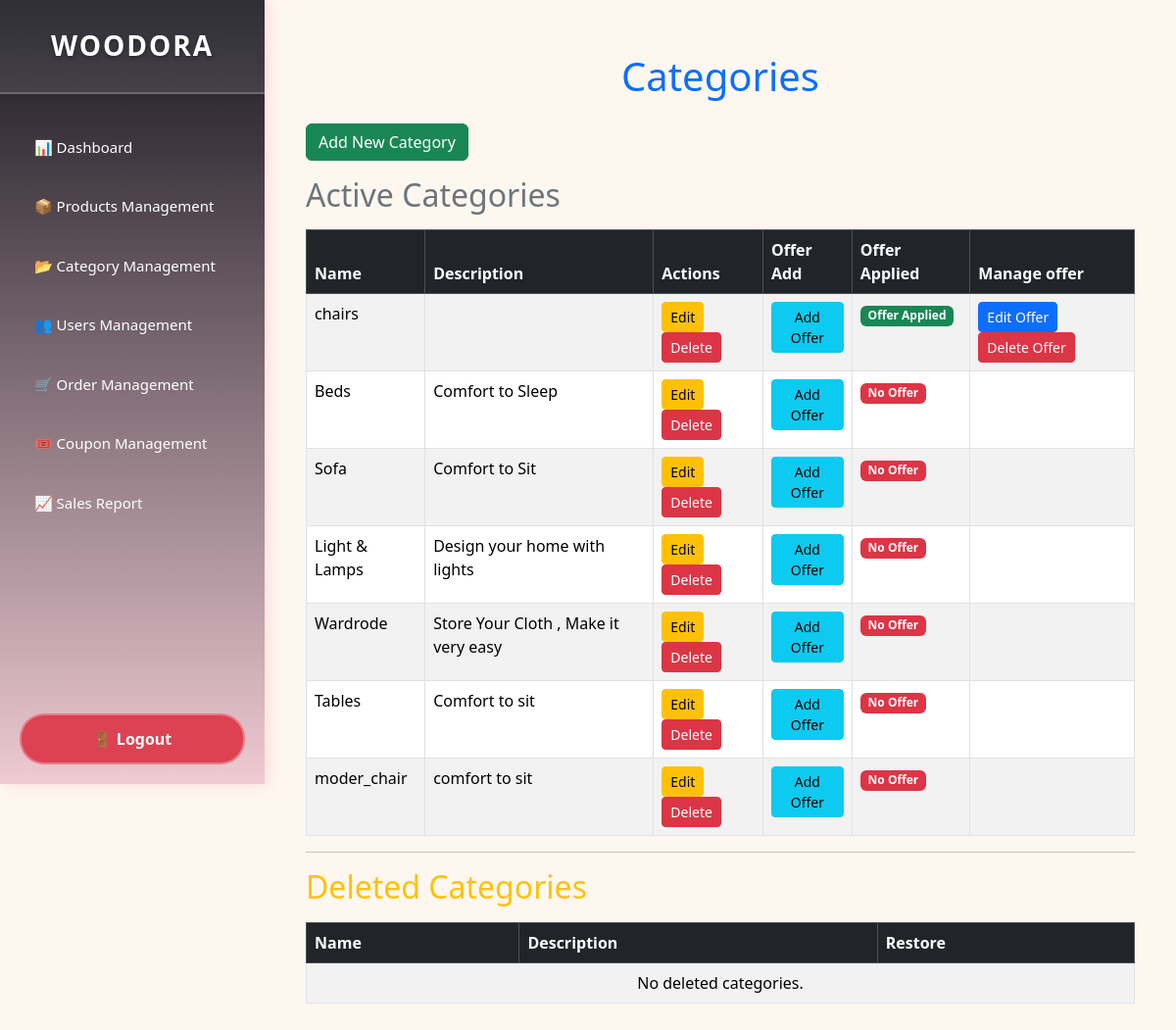
Page /products/categories/ on the committed database.
### products/models.py (models this page shows, shortened)
class Category(models.Model):
    name = models.CharField(max_length=100, verbose_name="Category Name", blank=True, null=True)
    description = models.TextField(verbose_name="Category Description", blank=True, null=True)
    is_active = models.BooleanField(default=True)

### products/views.py (the view)
# urls.py: path('categories/', views.category_list, name='category_list'),
def category_list(request):
    categories = Category.objects.filter(is_active=True)
    return render(request, 'custom_Admin/category_list.html', {'categories': categories})

### home/context_processors.py (called while the page is built)
def breadcrumbs(request):
    path_parts = request.path.strip('/').split('/')
    breadcrumbs = [{'title': 'Home', 'url': '/'}]
    if not path_parts or path_parts == ['']:
        return {'breadcrumbs': breadcrumbs}
    url = ''
    for i, part in enumerate(path_parts):
        url += f'/{part}'
        title = part.replace('-', ' ').title()
        if path_parts[0] == 'products' and path_parts[1] == 'products_details' and part.isdigit():
            try:
                product = Product.objects.get(id=part)
                title = product.name
            except Product.DoesNotExist:
                title = 'Product Not Found'
        breadcrumbs.append({'title': title, 'url': url})
    return {'breadcrumbs': breadcrumbs}

### products/context_processors.py (called while the page is built)
def cart_item_count(request):
    count = 0
    if request.user.is_authenticated:
        try:
            cart = Cart.objects.get(user=request.user)
            count = CartItem.objects.filter(cart=cart).count()
        except Cart.DoesNotExist:
            count = 0
    return {'cart_count': count}

### templates/custom_admin/category_list.html (shortened to what this page needs)
{% extends 'custom_admin/index.html' %}
{% load static %}
{% block content %}
<div class="container mt-4">
    <h1 class="text-center text-primary mb-4">Categories</h1>
    <a href="{% url 'custom_admin:add_category' %}" class="btn btn-success mb-3">Add New Category</a>
    <h2 class="text-secondary mb-3">Active Categories</h2>
    <table class="table table-striped table-bordered">
        <thead class="table-dark">
            <tr>
                <th>Name</th>
                <th>Description</th>
                <th>Actions</th>
                <th>Offer Add</th>
                <th>Offer Applied</th>
                <th>Manage offer</th>
            </tr>
        </thead>
        <tbody>
            {% for category in categories %}
            <tr>
                <td>{{ category.name }}</td>
                <td>{{ category.description }}</td>
                <td>
                    <a href="{% url 'custom_admin:edit_category' category.id %}" class="btn btn-warning btn-sm">Edit</a>
                    <a href="{% url 'custom_admin:delete_category' category.id %}" class="btn btn-danger btn-sm">Delete</a>
                </td>
                <td>
                    <a href="{% url 'custom_admin:add_category_offer' category.id %}" class="btn btn-info btn-sm">Add Offer</a>
                </td>
                <td>
                    {% if category.categoryoffer_set.exists %}
                        <span class="badge bg-success">Offer Applied</span>
                    {% else %}
                        <span class="badge bg-danger">No Offer</span>
                    {% endif %}
                </td>
                <td>
                    {% if category.categoryoffer_set.exists %}
                        <a href="{% url 'custom_admin:edit_category_offer' category.categoryoffer_set.first.id %}" class="btn btn-primary btn-sm">Edit Offer</a>
                        <a href="{% url 'custom_admin:delete_category_offer' category.categoryoffer_set.first.id %}" class="btn btn-danger btn-sm">Delete Offer</a>
                    {% endif %}
                </td>
            </tr>
            {% empty %}
            <tr>
                <td colspan="6" class="text-center">No active categories available.</td>
            </tr>
            {% endfor %}
        </tbody>
    </table>
    <hr>
    <h2 class="text-warning mb-3">Deleted Categories</h2>
    <table class="table table-striped table-bordered">
        <thead class="table-dark">
            <tr>
                <th>Name</th>
                <th>Description</th>
                <th>Restore</th>
            </tr>
        </thead>
        <tbody>
            {% for category in inactive_categories %}
            <tr>
                <td>{{ category.name }}</td>
                <td>{{ category.description }}</td>
                <td>
                    <form method="post" action="{% url 'custom_admin:restore_category' category.id %}">
                        {% csrf_token %}
                        <button type="submit" class="btn btn-success btn-sm">Restore</button>
                    </form>
                </td>
            </tr>
            {% empty %}
            <tr>
                <td colspan="3" class="text-center">No deleted categories.</td>
            </tr>
            {% endfor %}
        </tbody>
    </table>
</div>
{% endblock %}

### templates/custom_admin/index.html (style rules this page uses)
body { margin: 0; padding: 0; font-family: 'Segoe UI', Tahoma, Geneva, Verdana, sans-serif; background-color: #fef7f0; }

### rows in the picture
Category: name "chairs", shows "Offer Applied", shows "Edit Offer"
Category: name "Beds", description "Comfort to Sleep", shows "No Offer"
Category: name "Sofa", description "Comfort to Sit", shows "No Offer"
Category: name "Light & Lamps", description "Design your home with lights", shows "No Offer"
Category: name "Wardrode", description "Store Your Cloth , Make it very easy", shows "No Offer"
Category: name "Tables", description "Comfort to sit", shows "No Offer"
Category: name "moder_chair", description "comfort to sit", shows "No Offer"
